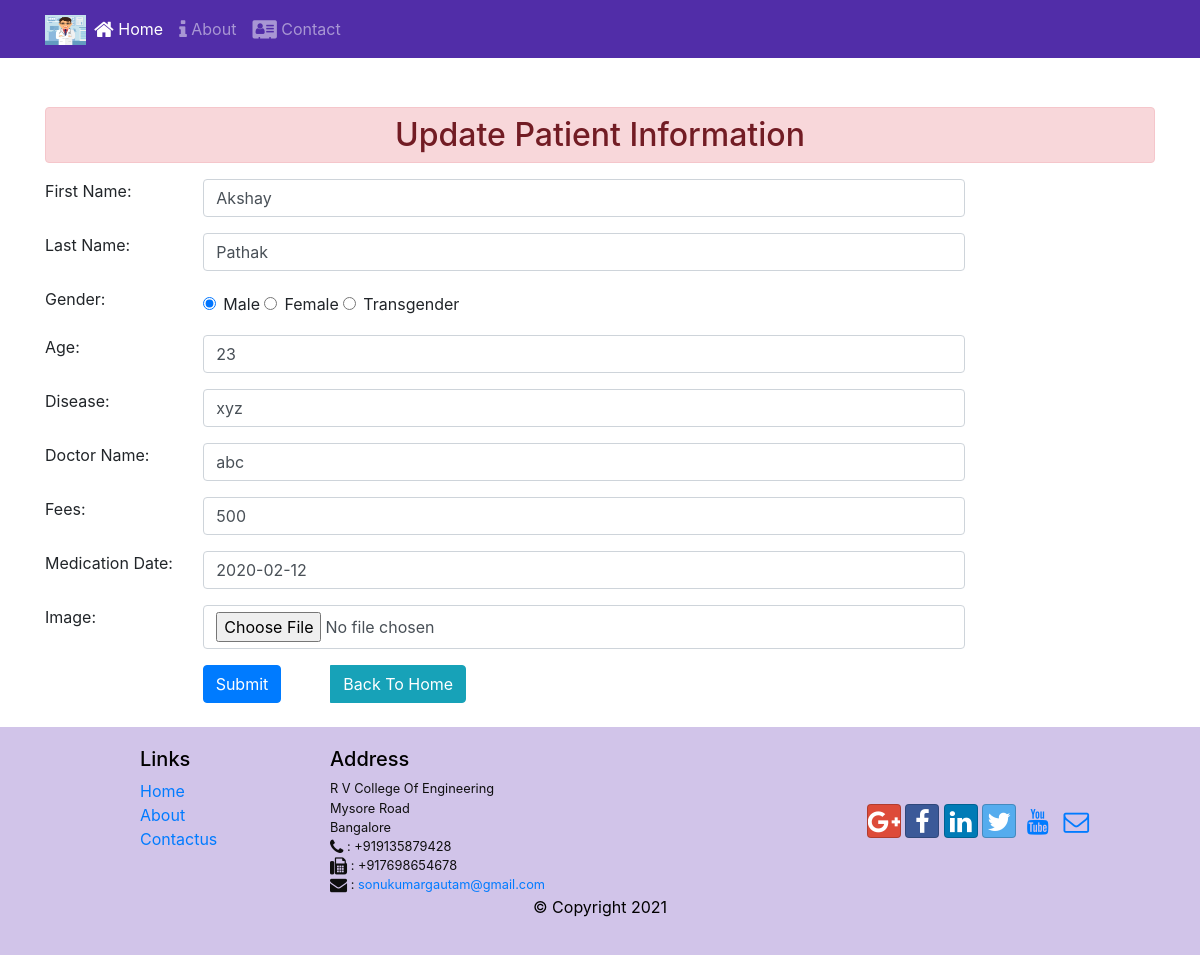
Before: /24/ with the older database file.
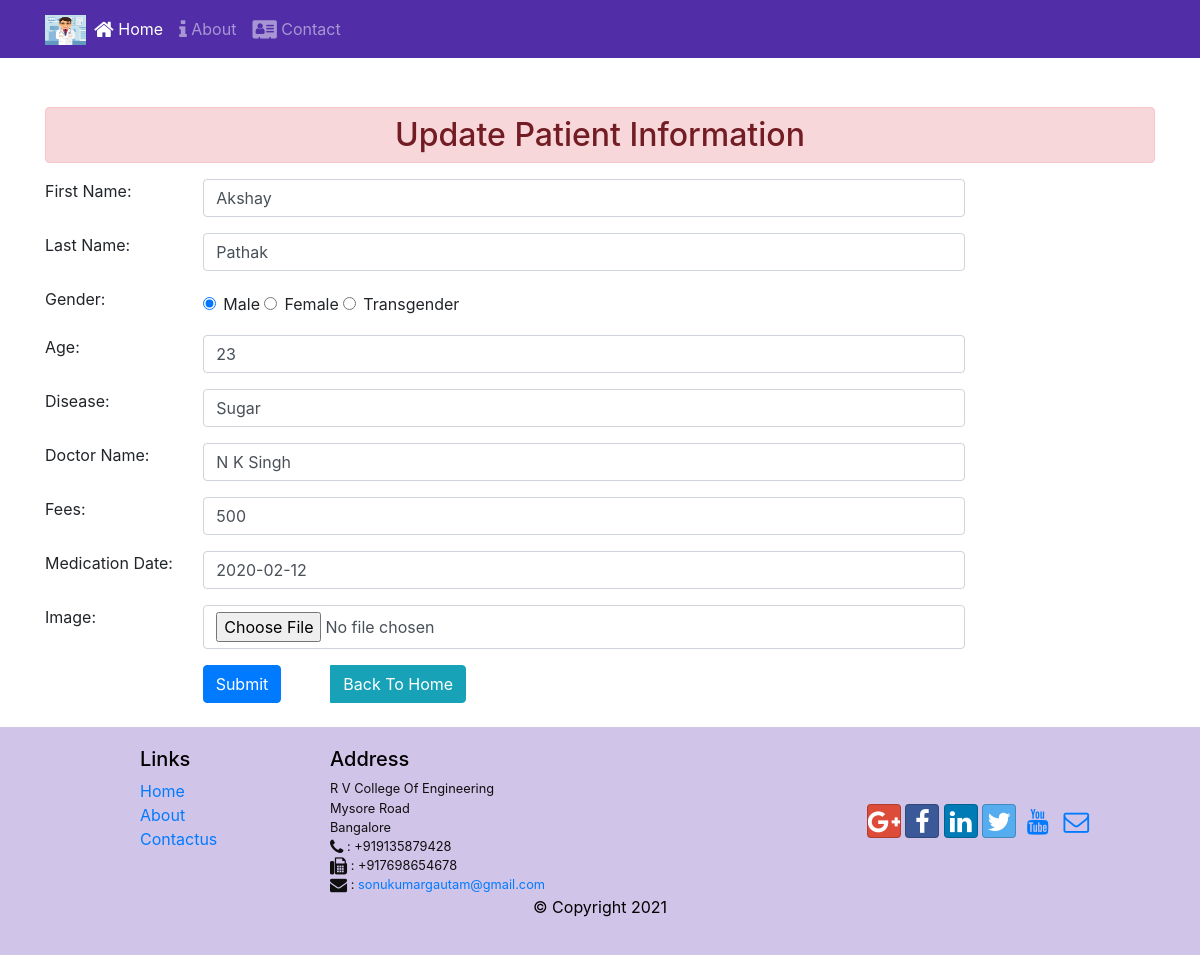
After: the same page with the newer database file.
### patientapp/models.py (models this page shows)
class Patient(models.Model):
    first_name=models.CharField(max_length=50)
    last_name=models.CharField(max_length=50)
    gender=models.CharField(max_length=60)
    age=models.IntegerField()
    disease=models.CharField(max_length=100)
    doctor_name=models.CharField(max_length=50)
    fees=models.IntegerField(default=500)
    medicationdate=models.DateField()
    profile_img=models.ImageField(upload_to="profileimg",default="profile_image.jpg",blank=True)

### patientapp/views.py (the view)
# urls.py: path('<int:id>/',views.update_data,name='updatedata'),
def update_data(request,id):
    if request.method=="POST":
        pi=Patient.objects.get(pk=id)
        pr=PatientRegister(request.POST,request.FILES,instance=pi)
        if pr.is_valid():
            pr.save()
            messages.success(request,"Information Updated Successfully!")
            return HttpResponseRedirect('updatedata')
    else:
        pi=Patient.objects.get(pk=id)
        pr=PatientRegister(instance=pi)
    return render(request,'updatedata.html',{'form':pr})

### patientapp/templates/updatedata.html (shortened to what this page needs)
{% extends "base.html" %}
{% block content %}
{% load static %}
<!DOCTYPE html>
<html>
    <head>
        <link rel="stylesheet" href="{% static 'css/update.css' %}">
    </head>
    <body>
        <div class="col-12 col-md-5 offset-md-3 offset-ml-1 mt-2">
        </div>
        <div class="container">
            <div class="row">
                <div class="col-12 col-md-12 mt-5">
                    <h2 class="alert alert-danger text-center p-2">Update Patient Information</h2>
                </div>
                <div class="col-12 col-md-10">
                    <form action="" method="post" enctype="multipart/form-data">
                        {% for fm in form %}
                          <div class="form-group row">
                              <div class="col-md-2">
                                {{fm.label_tag}}
                              </div>
                              <div class="col-md-10">
                                    {{fm}} <small class="text-danger">{{fm.errors|striptags}}</small>
                              </div>
                            </div>
                        {% endfor %}
                        <div class="form-group-row btn-group">
                            <div class="offset-md-7 col-md-7">
                                <button type="submit" class="btn btn-primary">Submit</button>
                            </div>
                            <a href="{% url 'home' %}" class="btn btn-info">Back To Home</a>
                        </div>
                    </form>
                </div>
            </div>
        </div>
    </body>
</html>
{% endblock content %}

Changed rows visible on the page:
changed Patient "Akshay": disease "xyz" → "Sugar"; doctor_name "abc" → "N K Singh"
